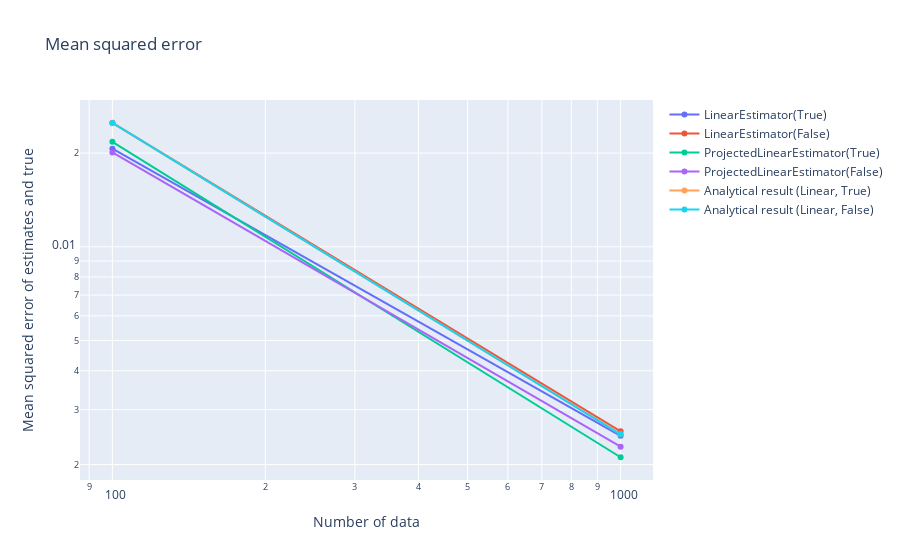

Notebook code cell kept with this figure:
### Code cell
data_analysis.make_mses_graph_estimation_results(
    estimation_results_list,
    case_name_list,
    true_object,
    show_analytical_results=True,
    estimator_list=estimator_list,
)

### Figure 1 — Plotly figure (JSON) as saved in the notebook; plotly's stock layout.template omitted (floating-point values rounded to 4 significant figures)
{"data": [{"mode": "lines+markers", "name": "LinearEstimator(True)", "type": "scatter", "x": [100, 1000], "y": [0.02066, 0.002472]}, {"mode": "lines+markers", "name": "LinearEstimator(False)", "type": "scatter", "x": [100, 1000], "y": [0.02502, 0.002557]}, {"mode": "lines+markers", "name": "ProjectedLinearEstimator(True)", "type": "scatter", "x": [100, 1000], "y": [0.02174, 0.00211]}, {"mode": "lines+markers", "name": "ProjectedLinearEstimator(False)", "type": "scatter", "x": [100, 1000], "y": [0.02008, 0.002281]}, {"mode": "lines+markers", "name": "Analytical result (Linear, True)", "type": "scatter", "x": [100, 1000], "y": [0.025, 0.0025]}, {"mode": "lines+markers", "name": "Analytical result (Linear, False)", "type": "scatter", "x": [100, 1000], "y": [0.025, 0.0025]}], "layout": {"title": {"text": "Mean squared error"}, "xaxis": {"title": {"text": "Number of data"}, "type": "log"}, "yaxis": {"title": {"text": "Mean squared error of estimates and true"}, "type": "log"}}}
